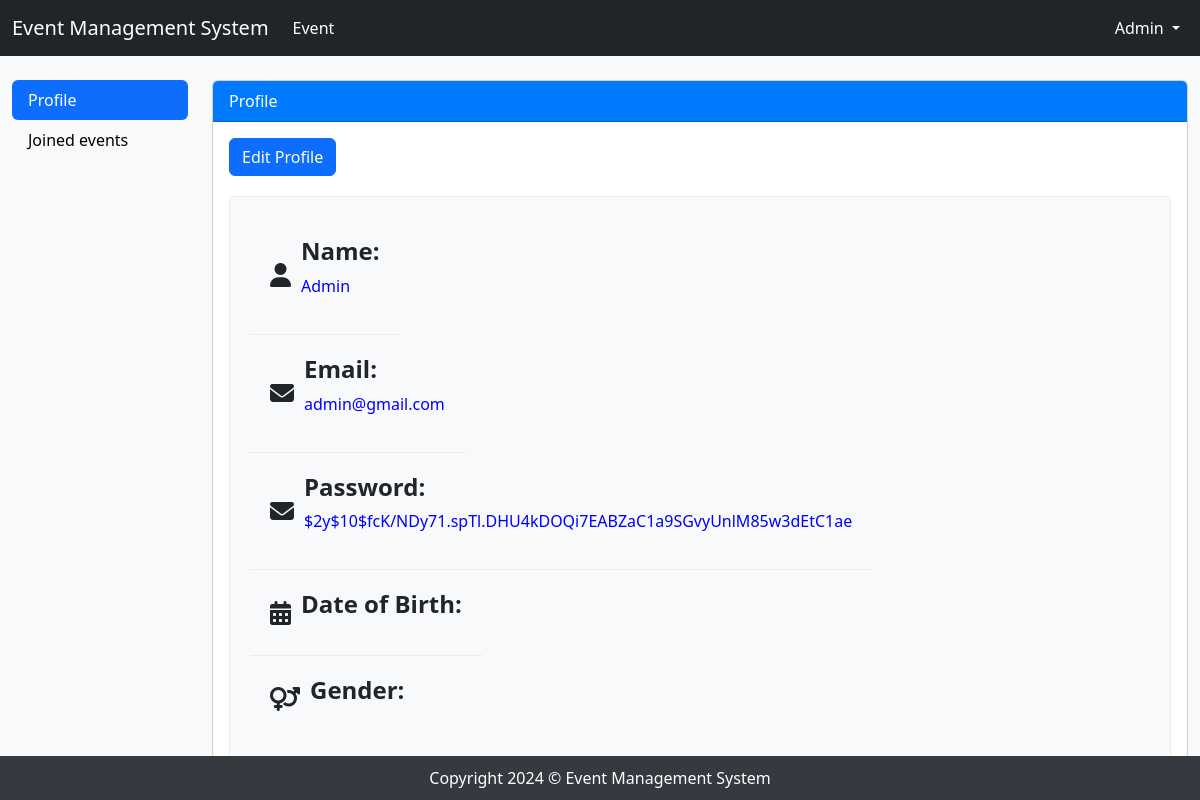
Screenshot of /profile.php (signed in) with the database file from the repository.
### tables this page shows
CREATE TABLE `user` (
  `UserID` varchar(50) NOT NULL,
  `Name` varchar(255) NOT NULL,
  `Email` varchar(255) NOT NULL,
  `Password` varchar(255) NOT NULL,
  `DOB` date DEFAULT NULL,
  `Gender` varchar(255) DEFAULT NULL,
  `Role` varchar(255) NOT NULL
);

### profile.php (the view, shortened to what this page needs)
<?php
include 'config.php';
$login = $_SESSION['login'];
$userSql = "SELECT * FROM user WHERE Email='$login'";
$userResult = mysqli_query($con, $userSql);
$userRow = mysqli_fetch_assoc($userResult);
?>
<!DOCTYPE html>
<html lang="en">
<head>
    <link rel="stylesheet" href="profile.css">
</head>
<body>
    <?php
if (isset($login)) {
    require_once('nav_login.php');
} else {
    require_once('nav.php');
}
?>
    <div class="container-fluid">
        <div class="row">
            <div class="col-lg-2">
                <div class="nav flex-column nav-pills" id="v-pills-tab" role="tablist" aria-orientation="vertical">
                    <a class="nav-link active" id="v-pills-warehouse-tab" href="profile.php" role="tab"
                        aria-controls="v-pills-warehouse" aria-selected="false">Profile</a>
                    <a class="nav-link" id="v-pills-action-tab" href="joined_event.php" role="tab"
                        aria-controls="v-pills-action" aria-selected="false">Joined events</a>
                </div>
            </div>
            <div class="col-lg-10">
                <div class="tab-content" id="v-pills-tabContent">
                    <div class="tab-pane fade show active" id="v-pills-model" role="tabpanel"
                        aria-labelledby="v-pills-model-tab">
                        <div class="card my-4">
                            <div class="card-header">Profile</div>
                            <div class="card-body">
                                <button id="editButton" class="btn btn-primary edit-btn">Edit Profile</button>
                                <div class="profile-container profile-view">
                                    <div class="profile-section">
                                        <div class="profile-info">
                                            <i class="profile-icon fas fa-user"></i>
                                            <div>
                                                <h4><strong>Name:</strong></h4>
                                                <p style = "color:blue" ><?php echo $userRow['Name']; ?></p>
                                            </div>
                                        </div>
                                    </div>
                                    <div class="profile-section">
                                        <div class="profile-info">
                                            <i class="profile-icon fas fa-envelope"></i>
                                            <div>
                                                <h4><strong>Email:</strong></h4>
                                                <p style = "color:blue"><?php echo $userRow['Email']; ?></p>
                                            </div>
                                        </div>
                                    </div>
                                    <div class="profile-section">
                                        <div class="profile-info">
                                            <i class="profile-icon fas fa-envelope"></i>
                                            <div>
                                                <h4><strong>Password:</strong></h4>
                                                <p style = "color:blue"><?php echo $userRow['Password']; ?></p>
                                            </div>
                                        </div>
                                    </div>
                                    <div class="profile-section">
                                        <div class="profile-info">
                                            <i class="profile-icon fas fa-calendar-alt"></i>
                                            <div>
                                                <h4><strong>Date of Birth:</strong></h4>
                                            </div>
                                        </div>
                                    </div>
                                    <div class="profile-section">
                                        <div class="profile-info">
                                            <i class="profile-icon fas fa-venus-mars"></i>
                                            <div>
                                                <h4><strong>Gender:</strong></h4>
                                            </div>
                                        </div>
                                    </div>
                                </div>
                            </div>
                        </div>
                    </div>
                </div>
            </div>
        </div>
    </div>
    <footer>
        Copyright 2024 © Event Management System
    </footer>
</body>
</html>

### nav_login.php (shortened to what this page needs)
<?php
    include 'config.php';
    $email=$_SESSION['login'];
    $sql1="SELECT * FROM user WHERE Email='$email'";
    $result1=mysqli_query($con, $sql1);
    $row1=mysqli_fetch_assoc($result1);
?>
<body>
    <nav class="navbar navbar-expand-lg navbar-dark bg-dark">
        <div class="container-fluid">
            <a class="navbar-brand" href="#">Event Management System</a>
            <div class="collapse navbar-collapse" id="navbarScroll">
                <ul class="navbar-nav me-auto my-2 my-lg-0 navbar-nav-scroll" style="--bs-scroll-height: 100px;">
                    <li class="nav-item">
                        <a class="nav-link active" aria-current="page" href="index.php">Event</a>
                    </li>
                </ul>
                <ul class="navbar-nav">
                    <li class="nav-item dropdown">
                        <a class="nav-link active dropdown-toggle" href="#" id="navbarDropdownMenuLink" role="button"
                            data-bs-toggle="dropdown" aria-expanded="false" style = "color:white">
                            <?php echo $row1['Name'] ?>
                        </a>
                    </li>
                </ul>
            </div>
        </div>
    </nav>
</body>

### profile.css (style rules this page uses)
.nav-link { color: black !important; }
.nav-link.active { color: white !important; }
.card-header { background-color: #007bff; color: white; }
.profile-section { padding: 20px; border-bottom: 1px solid #eaeaea; }
.profile-section:last-child { border-bottom: none; }
.profile-icon { font-size: 24px; margin-right: 10px; vertical-align: middle; }
.profile-info { display: flex; align-items: center; }
.profile-container { display: flex; flex-direction: column; align-items: flex-start; padding: 20px; border: 1px solid #eaeaea; border-radius: 5px; background-color: #f8f9fa; }
.edit-btn { margin-bottom: 20px; }

### rows the page displays
user: Name "Admin", Email "admin@gmail.com", Password "$2y$10$fcK/NDy71.spTl.DHU4kDOQi7EABZaC1a9SGvyUnlM85w3dEtC1ae"
